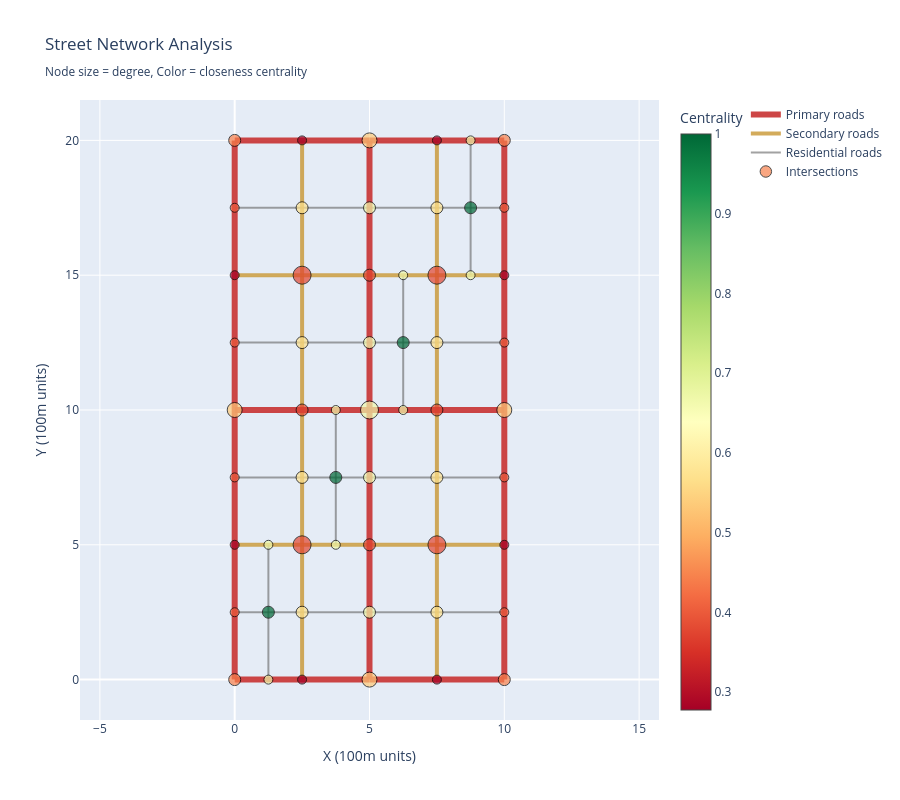

Here is the notebook cell this chart was saved with:
### Markdown cell above
## 5. Visualize Street Network

### Code cell
def visualize_street_network(street_data, degrees, centralities):
    """Create visualization of street network."""
    fig = go.Figure()
    
    # Color map for street types
    type_colors = {
        'primary': 'rgba(200, 50, 50, 0.9)',
        'secondary': 'rgba(200, 150, 50, 0.8)',
        'residential': 'rgba(100, 100, 100, 0.6)'
    }
    
    type_widths = {
        'primary': 6,
        'secondary': 4,
        'residential': 2
    }
    
    # Draw streets by type
    for stype in ['residential', 'secondary', 'primary']:  # Draw in order (primary on top)
        for i, edge in enumerate(street_data['edges']):
            attr = street_data['edge_attributes'][i]
            if attr['street_type'] != stype:
                continue
            
            start, end = edge.Vertices()
            start_c = start.Coordinates()
            end_c = end.Coordinates()
            
            fig.add_trace(go.Scatter(
                x=[start_c[0], end_c[0]],
                y=[start_c[1], end_c[1]],
                mode='lines',
                line=dict(
                    color=type_colors.get(stype, 'gray'),
                    width=type_widths.get(stype, 2)
                ),
                name=attr['street_name'],
                showlegend=False,
                hovertext=f"{attr['street_name']} ({stype})",
                hoverinfo='text'
            ))
    
    # Add legend entries for street types
    for stype, color in type_colors.items():
        fig.add_trace(go.Scatter(
            x=[None], y=[None],
            mode='lines',
            line=dict(color=color, width=type_widths[stype]),
            name=f"{stype.capitalize()} roads"
        ))
    
    # Draw intersections colored by centrality
    x = [d['x'] for d in degrees]
    y = [d['y'] for d in degrees]
    c = [d['centrality'] for d in degrees]
    deg = [d['degree'] for d in degrees]
    
    # Size based on degree
    sizes = [6 + d['degree'] * 3 for d in degrees]
    
    fig.add_trace(go.Scatter(
        x=x, y=y,
        mode='markers',
        marker=dict(
            size=sizes,
            color=c,
            colorscale='RdYlGn',
            colorbar=dict(title='Centrality'),
            line=dict(color='black', width=1)
        ),
        text=[f"Degree: {d}, Centrality: {c:.3f}" for d, c in zip(deg, c)],
        hoverinfo='text',
        name='Intersections'
    ))
    
    fig.update_layout(
        title='Street Network Analysis<br><sub>Node size = degree, Color = closeness centrality</sub>',
        xaxis=dict(
            title='X (100m units)',
            scaleanchor='y',
            scaleratio=1
        ),
        yaxis=dict(title='Y (100m units)'),
        width=900,
        height=800,
        showlegend=True,
        legend=dict(x=1.15, y=1)
    )
    
    return fig

fig_network = visualize_street_network(street_data, degrees, centralities)
fig_network.show()

### Figure 1 — Plotly figure (JSON) as saved in the notebook; plotly's stock layout.template omitted (floating-point values rounded to 4 significant figures)
{"data": [{"hoverinfo": "text", "hovertext": "Maple Lane (residential)", "line": {"color": "rgba(100, 100, 100, 0.6)", "width": 2}, "mode": "lines", "name": "Maple Lane", "showlegend": false, "type": "scatter", "x": [0, 2.5], "y": [2.5, 2.5]}, {"hoverinfo": "text", "hovertext": "Maple Lane (residential)", "line": {"color": "rgba(100, 100, 100, 0.6)", "width": 2}, "mode": "lines", "name": "Maple Lane", "showlegend": false, "type": "scatter", "x": [2.5, 5], "y": [2.5, 2.5]}, {"hoverinfo": "text", "hovertext": "Pine Way (residential)", "line": {"color": "rgba(100, 100, 100, 0.6)", "width": 2}, "mode": "lines", "name": "Pine Way", "showlegend": false, "type": "scatter", "x": [5, 7.5], "y": [2.5, 2.5]}, {"hoverinfo": "text", "hovertext": "Pine Way (residential)", "line": {"color": "rgba(100, 100, 100, 0.6)", "width": 2}, "mode": "lines", "name": "Pine Way", "showlegend": false, "type": "scatter", "x": [7.5, 10], "y": [2.5, 2.5]}, {"hoverinfo": "text", "hovertext": "Cedar Court (residential)", "line": {"color": "rgba(100, 100, 100, 0.6)", "width": 2}, "mode": "lines", "name": "Cedar Court", "showlegend": false, "type": "scatter", "x": [0, 2.5], "y": [7.5, 7.5]}, {"hoverinfo": "text", "hovertext": "Cedar Court (residential)", "line": {"color": "rgba(100, 100, 100, 0.6)", "width": 2}, "mode": "lines", "name": "Cedar Court", "showlegend": false, "type": "scatter", "x": [2.5, 5], "y": [7.5, 7.5]}, {"hoverinfo": "text", "hovertext": "Birch Road (residential)", "line": {"color": "rgba(100, 100, 100, 0.6)", "width": 2}, "mode": "lines", "name": "Birch Road", "showlegend": false, "type": "scatter", "x": [5, 7.5], "y": [7.5, 7.5]}, {"hoverinfo": "text", "hovertext": "Birch Road (residential)", "line": {"color": "rgba(100, 100, 100, 0.6)", "width": 2}, "mode": "lines", "name": "Birch Road", "showlegend": false, "type": "scatter", "x": [7.5, 10], "y": [7.5, 7.5]}, {"hoverinfo": "text", "hovertext": "Willow Street (residential)", "line": {"color": "rgba(100, 100, 100, 0.6)", "width": 2}, "mode": "lines", "name": "Willow Street", "showlegend": false, "type": "scatter", "x": [0, 2.5], "y": [12.5, 12.5]}, {"hoverinfo": "text", "hovertext": "Willow Street (residential)", "line": {"color": "rgba(100, 100, 100, 0.6)", "width": 2}, "mode": "lines", "name": "Willow Street", "showlegend": false, "type": "scatter", "x": [2.5, 5], "y": [12.5, 12.5]}, {"hoverinfo": "text", "hovertext": "Ash Lane (residential)", "line": {"color": "rgba(100, 100, 100, 0.6)", "width": 2}, "mode": "lines", "name": "Ash Lane", "showlegend": false, "type": "scatter", "x": [5, 7.5], "y": [12.5, 12.5]}, {"hoverinfo": "text", "hovertext": "Ash Lane (residential)", "line": {"color": "rgba(100, 100, 100, 0.6)", "width": 2}, "mode": "lines", "name": "Ash Lane", "showlegend": false, "type": "scatter", "x": [7.5, 10], "y": [12.5, 12.5]}, {"hoverinfo": "text", "hovertext": "Cherry Way (residential)", "line": {"color": "rgba(100, 100, 100, 0.6)", "width": 2}, "mode": "lines", "name": "Cherry Way", "showlegend": false, "type": "scatter", "x": [0, 2.5], "y": [17.5, 17.5]}, {"hoverinfo": "text", "hovertext": "Cherry Way (residential)", "line": {"color": "rgba(100, 100, 100, 0.6)", "width": 2}, "mode": "lines", "name": "Cherry Way", "showlegend": false, "type": "scatter", "x": [2.5, 5], "y": [17.5, 17.5]}, {"hoverinfo": "text", "hovertext": "Apple Court (residential)", "line": {"color": "rgba(100, 100, 100, 0.6)", "width": 2}, "mode": "lines", "name": "Apple Court", "showlegend": false, "type": "scatter", "x": [5, 7.5], "y": [17.5, 17.5]}, {"hoverinfo": "text", "hovertext": "Apple Court (residential)", "line": {"color": "rgba(100, 100, 100, 0.6)", "width": 2}, "mode": "lines", "name": "Apple Court", "showlegend": false, "type": "scatter", "x": [7.5, 10], "y": [17.5, 17.5]}, {"hoverinfo": "text", "hovertext": "First Avenue (residential)", "line": {"color": "rgba(100, 100, 100, 0.6)", "width": 2}, "mode": "lines", "name": "First Avenue", "showlegend": false, "type": "scatter", "x": [1.25, 1.25], "y": [0, 2.5]}, {"hoverinfo": "text", "hovertext": "First Avenue (residential)", "line": {"color": "rgba(100, 100, 100, 0.6)", "width": 2}, "mode": "lines", "name": "First Avenue", "showlegend": false, "type": "scatter", "x": [1.25, 1.25], "y": [2.5, 5]}, {"hoverinfo": "text", "hovertext": "Second Avenue (residential)", "line": {"color": "rgba(100, 100, 100, 0.6)", "width": 2}, "mode": "lines", "name": "Second Avenue", "showlegend": false, "type": "scatter", "x": [3.75, 3.75], "y": [5, 7.5]}, {"hoverinfo": "text", "hovertext": "Second Avenue (residential)", "line": {"color": "rgba(100, 100, 100, 0.6)", "width": 2}, "mode": "lines", "name": "Second Avenue", "showlegend": false, "type": "scatter", "x": [3.75, 3.75], "y": [7.5, 10]}, {"hoverinfo": "text", "hovertext": "Third Avenue (residential)", "line": {"color": "rgba(100, 100, 100, 0.6)", "width": 2}, "mode": "lines", "name": "Third Avenue", "showlegend": false, "type": "scatter", "x": [6.25, 6.25], "y": [10, 12.5]}, {"hoverinfo": "text", "hovertext": "Third Avenue (residential)", "line": {"color": "rgba(100, 100, 100, 0.6)", "width": 2}, "mode": "lines", "name": "Third Avenue", "showlegend": false, "type": "scatter", "x": [6.25, 6.25], "y": [12.5, 15]}, {"hoverinfo": "text", "hovertext": "Fourth Avenue (residential)", "line": {"color": "rgba(100, 100, 100, 0.6)", "width": 2}, "mode": "lines", "name": "Fourth Avenue", "showlegend": false, "type": "scatter", "x": [8.75, 8.75], "y": [15, 17.5]}, {"hoverinfo": "text", "hovertext": "Fourth Avenue (residential)", "line": {"color": "rgba(100, 100, 100, 0.6)", "width": 2}, "mode": "lines", "name": "Fourth Avenue", "showlegend": false, "type": "scatter", "x": [8.75, 8.75], "y": [17.5, 20]}, {"hoverinfo": "text", "hovertext": "Oak Street (secondary)", "line": {"color": "rgba(200, 150, 50, 0.8)", "width": 4}, "mode": "lines", "name": "Oak Street", "showlegend": false, "type": "scatter", "x": [2.5, 2.5], "y": [0, 5]}, {"hoverinfo": "text", "hovertext": "Oak Street (secondary)", "line": {"color": "rgba(200, 150, 50, 0.8)", "width": 4}, "mode": "lines", "name": "Oak Street", "showlegend": false, "type": "scatter", "x": [2.5, 2.5], "y": [5, 10]}, {"hoverinfo": "text", "hovertext": "Oak Street (secondary)", "line": {"color": "rgba(200, 150, 50, 0.8)", "width": 4}, "mode": "lines", "name": "Oak Street", "showlegend": false, "type": "scatter", "x": [2.5, 2.5], "y": [10, 15]}, {"hoverinfo": "text", "hovertext": "Oak Street (secondary)", "line": {"color": "rgba(200, 150, 50, 0.8)", "width": 4}, "mode": "lines", "name": "Oak Street", "showlegend": false, "type": "scatter", "x": [2.5, 2.5], "y": [15, 20]}, {"hoverinfo": "text", "hovertext": "Elm Street (secondary)", "line": {"color": "rgba(200, 150, 50, 0.8)", "width": 4}, "mode": "lines", "name": "Elm Street", "showlegend": false, "type": "scatter", "x": [7.5, 7.5], "y": [0, 5]}, {"hoverinfo": "text", "hovertext": "Elm Street (secondary)", "line": {"color": "rgba(200, 150, 50, 0.8)", "width": 4}, "mode": "lines", "name": "Elm Street", "showlegend": false, "type": "scatter", "x": [7.5, 7.5], "y": [5, 10]}, {"hoverinfo": "text", "hovertext": "Elm Street (secondary)", "line": {"color": "rgba(200, 150, 50, 0.8)", "width": 4}, "mode": "lines", "name": "Elm Street", "showlegend": false, "type": "scatter", "x": [7.5, 7.5], "y": [10, 15]}, {"hoverinfo": "text", "hovertext": "Elm Street (secondary)", "line": {"color": "rgba(200, 150, 50, 0.8)", "width": 4}, "mode": "lines", "name": "Elm Street", "showlegend": false, "type": "scatter", "x": [7.5, 7.5], "y": [15, 20]}, {"hoverinfo": "text", "hovertext": "Queen Street (secondary)", "line": {"color": "rgba(200, 150, 50, 0.8)", "width": 4}, "mode": "lines", "name": "Queen Street", "showlegend": false, "type": "scatter", "x": [0, 2.5], "y": [5, 5]}, {"hoverinfo": "text", "hovertext": "Queen Street (secondary)", "line": {"color": "rgba(200, 150, 50, 0.8)", "width": 4}, "mode": "lines", "name": "Queen Street", "showlegend": false, "type": "scatter", "x": [2.5, 5], "y": [5, 5]}, {"hoverinfo": "text", "hovertext": "Queen Street (secondary)", "line": {"color": "rgba(200, 150, 50, 0.8)", "width": 4}, "mode": "lines", "name": "Queen Street", "showlegend": false, "type": "scatter", "x": [5, 7.5], "y": [5, 5]}, {"hoverinfo": "text", "hovertext": "Queen Street (secondary)", "line": {"color": "rgba(200, 150, 50, 0.8)", "width": 4}, "mode": "lines", "name": "Queen Street", "showlegend": false, "type": "scatter", "x": [7.5, 10], "y": [5, 5]}, {"hoverinfo": "text", "hovertext": "King Street (secondary)", "line": {"color": "rgba(200, 150, 50, 0.8)", "width": 4}, "mode": "lines", "name": "King Street", "showlegend": false, "type": "scatter", "x": [0, 2.5], "y": [15, 15]}, {"hoverinfo": "text", "hovertext": "King Street (secondary)", "line": {"color": "rgba(200, 150, 50, 0.8)", "width": 4}, "mode": "lines", "name": "King Street", "showlegend": false, "type": "scatter", "x": [2.5, 5], "y": [15, 15]}, {"hoverinfo": "text", "hovertext": "King Street (secondary)", "line": {"color": "rgba(200, 150, 50, 0.8)", "width": 4}, "mode": "lines", "name": "King Street", "showlegend": false, "type": "scatter", "x": [5, 7.5], "y": [15, 15]}, {"hoverinfo": "text", "hovertext": "King Street (secondary)", "line": {"color": "rgba(200, 150, 50, 0.8)", "width": 4}, "mode": "lines", "name": "King Street", "showlegend": false, "type": "scatter", "x": [7.5, 10], "y": [15, 15]}, {"hoverinfo": "text", "hovertext": "Main Street (primary)", "line": {"color": "rgba(200, 50, 50, 0.9)", "width": 6}, "mode": "lines", "name": "Main Street", "showlegend": false, "type": "scatter", "x": [0, 0], "y": [0, 10]}, {"hoverinfo": "text", "hovertext": "Main Street (primary)", "line": {"color": "rgba(200, 50, 50, 0.9)", "width": 6}, "mode": "lines", "name": "Main Street", "showlegend": false, "type": "scatter", "x": [0, 0], "y": [10, 20]}, {"hoverinfo": "text", "hovertext": "Central Avenue (primary)", "line": {"color": "rgba(200, 50, 50, 0.9)", "width": 6}, "mode": "lines", "name": "Central Avenue", "showlegend": false, "type": "scatter", "x": [5, 5], "y": [0, 10]}, {"hoverinfo": "text", "hovertext": "Central Avenue (primary)", "line": {"color": "rgba(200, 50, 50, 0.9)", "width": 6}, "mode": "lines", "name": "Central Avenue", "showlegend": false, "type": "scatter", "x": [5, 5], "y": [10, 20]}, {"hoverinfo": "text", "hovertext": "Park Boulevard (primary)", "line": {"color": "rgba(200, 50, 50, 0.9)", "width": 6}, "mode": "lines", "name": "Park Boulevard", "showlegend": false, "type": "scatter", "x": [10, 10], "y": [0, 10]}, {"hoverinfo": "text", "hovertext": "Park Boulevard (primary)", "line": {"color": "rgba(200, 50, 50, 0.9)", "width": 6}, "mode": "lines", "name": "Park Boulevard", "showlegend": false, "type": "scatter", "x": [10, 10], "y": [10, 20]}, {"hoverinfo": "text", "hovertext": "South Street (primary)", "line": {"color": "rgba(200, 50, 50, 0.9)", "width": 6}, "mode": "lines", "name": "South Street", "showlegend": false, "type": "scatter", "x": [0, 5], "y": [0, 0]}, {"hoverinfo": "text", "hovertext": "South Street (primary)", "line": {"color": "rgba(200, 50, 50, 0.9)", "width": 6}, "mode": "lines", "name": "South Street", "showlegend": false, "type": "scatter", "x": [5, 10], "y": [0, 0]}, {"hoverinfo": "text", "hovertext": "High Street (primary)", "line": {"color": "rgba(200, 50, 50, 0.9)", "width": 6}, "mode": "lines", "name": "High Street", "showlegend": false, "type": "scatter", "x": [0, 5], "y": [10, 10]}, {"hoverinfo": "text", "hovertext": "High Street (primary)", "line": {"color": "rgba(200, 50, 50, 0.9)", "width": 6}, "mode": "lines", "name": "High Street", "showlegend": false, "type": "scatter", "x": [5, 10], "y": [10, 10]}, {"hoverinfo": "text", "hovertext": "North Street (primary)", "line": {"color": "rgba(200, 50, 50, 0.9)", "width": 6}, "mode": "lines", "name": "North Street", "showlegend": false, "type": "scatter", "x": [0, 5], "y": [20, 20]}, {"hoverinfo": "text", "hovertext": "North Street (primary)", "line": {"color": "rgba(200, 50, 50, 0.9)", "width": 6}, "mode": "lines", "name": "North Street", "showlegend": false, "type": "scatter", "x": [5, 10], "y": [20, 20]}, {"line": {"color": "rgba(200, 50, 50, 0.9)", "width": 6}, "mode": "lines", "name": "Primary roads", "type": "scatter", "x": [null], "y": [null]}, {"line": {"color": "rgba(200, 150, 50, 0.8)", "width": 4}, "mode": "lines", "name": "Secondary roads", "type": "scatter", "x": [null], "y": [null]}, {"line": {"color": "rgba(100, 100, 100, 0.6)", "width": 2}, "mode": "lines", "name": "Residential roads", "type": "scatter", "x": [null], "y": [null]}, {"hoverinfo": "text", "marker": {"color": [0.4444, 0.5333, 0.4444, 0.5333, 0.6667, 0.5333, 0.4444, 0.5333, 0.4444, 0.2778, 0.375, 0.375, 0.375, 0.2778, 0.2778, 0.375, 0.375, 0.375, 0.2778, 0.2778, 0.375, 0.2778, 0.2778, 0.375, 0.2778, 0.4, 0.5714, 0.6667, 0.5714, 0.4, 0.4, 0.5714, 0.6667, 0.5714, 0.4, 0.4, 0.5714, 0.6667, 0.5714, 0.4, 0.4, 0.5714, 0.6667, 0.5714, 0.4, 0.6667, 1, 0.6667, 0.6667, 1, 0.6667, 0.6667, 1, 0.6667, 0.6667, 1, 0.6667], "colorbar": {"title": {"text": "Centrality"}}, "colorscale": [[0, "rgb(165,0,38)"], [0.1, "rgb(215,48,39)"], [0.2, "rgb(244,109,67)"], [0.3, "rgb(253,174,97)"], [0.4, "rgb(254,224,139)"], [0.5, "rgb(255,255,191)"], [0.6, "rgb(217,239,139)"], [0.7, "rgb(166,217,106)"], [0.8, "rgb(102,189,99)"], [0.9, "rgb(26,152,80)"], [1, "rgb(0,104,55)"]], "line": {"color": "black", "width": 1}, "size": [12, 15, 12, 15, 18, 15, 12, 15, 12, 9, 18, 12, 18, 9, 9, 18, 12, 18, 9, 9, 12, 9, 9, 12, 9, 9, 12, 12, 12, 9, 9, 12, 12, 12, 9, 9, 12, 12, 12, 9, 9, 12, 12, 12, 9, 9, 12, 9, 9, 12, 9, 9, 12, 9, 9, 12, 9]}, "mode": "markers", "name": "Intersections", "text": ["Degree: 2, Centrality: 0.444", "Degree: 3, Centrality: 0.533", "Degree: 2, Centrality: 0.444", "Degree: 3, Centrality: 0.533", "Degree: 4, Centrality: 0.667", "Degree: 3, Centrality: 0.533", "Degree: 2, Centrality: 0.444", "Degree: 3, Centrality: 0.533", "Degree: 2, Centrality: 0.444", "Degree: 1, Centrality: 0.278", "Degree: 4, Centrality: 0.375", "Degree: 2, Centrality: 0.375", "Degree: 4, Centrality: 0.375", "Degree: 1, Centrality: 0.278", "Degree: 1, Centrality: 0.278", "Degree: 4, Centrality: 0.375", "Degree: 2, Centrality: 0.375", "Degree: 4, Centrality: 0.375", "Degree: 1, Centrality: 0.278", "Degree: 1, Centrality: 0.278", "Degree: 2, Centrality: 0.375", "Degree: 1, Centrality: 0.278", "Degree: 1, Centrality: 0.278", "Degree: 2, Centrality: 0.375", "Degree: 1, Centrality: 0.278", "Degree: 1, Centrality: 0.400", "Degree: 2, Centrality: 0.571", "Degree: 2, Centrality: 0.667", "Degree: 2, Centrality: 0.571", "Degree: 1, Centrality: 0.400", "Degree: 1, Centrality: 0.400", "Degree: 2, Centrality: 0.571", "Degree: 2, Centrality: 0.667", "Degree: 2, Centrality: 0.571", "Degree: 1, Centrality: 0.400", "Degree: 1, Centrality: 0.400", "Degree: 2, Centrality: 0.571", "Degree: 2, Centrality: 0.667", "Degree: 2, Centrality: 0.571", "Degree: 1, Centrality: 0.400", "Degree: 1, Centrality: 0.400", "Degree: 2, Centrality: 0.571", "Degree: 2, Centrality: 0.667", "Degree: 2, Centrality: 0.571", "Degree: 1, Centrality: 0.400", "Degree: 1, Centrality: 0.667", "Degree: 2, Centrality: 1.000", "Degree: 1, Centrality: 0.667", "Degree: 1, Centrality: 0.667", "Degree: 2, Centrality: 1.000", "Degree: 1, Centrality: 0.667", "Degree: 1, Centrality: 0.667", "Degree: 2, Centrality: 1.000", "Degree: 1, Centrality: 0.667", "Degree: 1, Centrality: 0.667", "Degree: 2, Centrality: 1.000", "Degree: 1, Centrality: 0.667"], "type": "scatter", "x": [0, 0, 0, 5, 5, 5, 10, 10, 10, 2.5, 2.5, 2.5, 2.5, 2.5, 7.5, 7.5, 7.5, 7.5, 7.5, 0, 5, 10, 0, 5, 10, 0, 2.5, 5, 7.5, 10, 0, 2.5, 5, 7.5, 10, 0, 2.5, 5, 7.5, 10, 0, 2.5, 5, 7.5, 10, 1.25, 1.25, 1.25, 3.75, 3.75, 3.75, 6.25, 6.25, 6.25, 8.75, 8.75, 8.75], "y": [0, 10, 20, 0, 10, 20, 0, 10, 20, 0, 5, 10, 15, 20, 0, 5, 10, 15, 20, 5, 5, 5, 15, 15, 15, 2.5, 2.5, 2.5, 2.5, 2.5, 7.5, 7.5, 7.5, 7.5, 7.5, 12.5, 12.5, 12.5, 12.5, 12.5, 17.5, 17.5, 17.5, 17.5, 17.5, 0, 2.5, 5, 5, 7.5, 10, 10, 12.5, 15, 15, 17.5, 20]}], "layout": {"height": 800, "legend": {"x": 1.15, "y": 1}, "showlegend": true, "title": {"text": "Street Network Analysis<br><sub>Node size = degree, Color = closeness centrality</sub>"}, "width": 900, "xaxis": {"scaleanchor": "y", "scaleratio": 1, "title": {"text": "X (100m units)"}}, "yaxis": {"title": {"text": "Y (100m units)"}}}}
